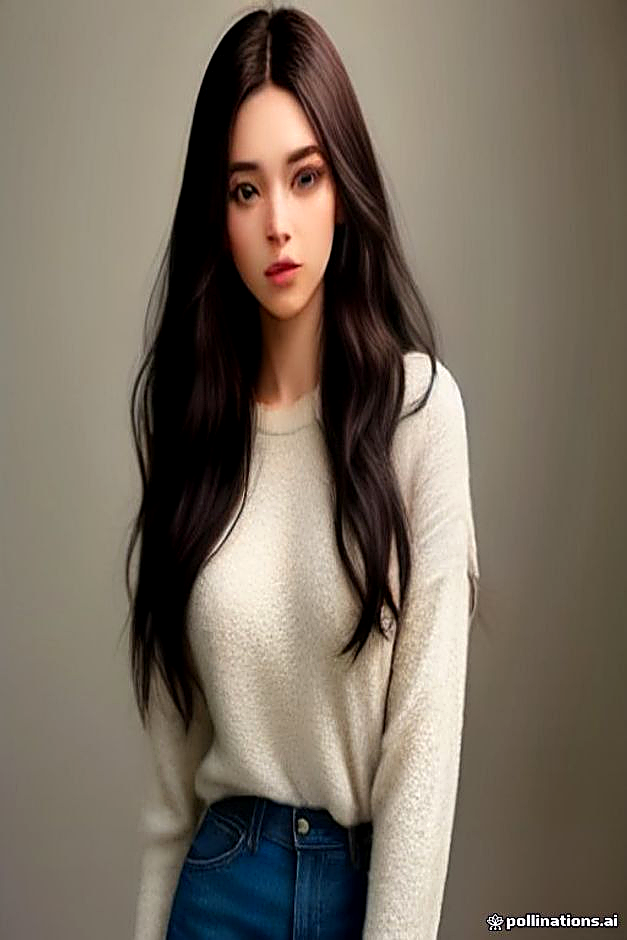
#> input picture gallery/personagem_ia_linda_01.png, 627 x 940 px; its folder holds only this picture in this run
$ python paint_pin32_perfection.py --input gallery/personagem_ia_linda_01.png
#> lines starting #> are read from the running program, lines starting #| are printed output that depends on the picture; after the words box and inside, x2 and y2 are one past the last pixel; in counts of white or black regions, pixels touching at a corner belong together
### termux_compat.py
"""Small optional Termux integrations shared by the local renderers."""
from __future__ import annotations

import os
import shutil
import subprocess
from pathlib import Path


# [10 lines left out: function scan_media, not called in this run]


def output_dir() -> Path:
    """Writable destination, including phones without storage permission."""
    configured = os.environ.get('PAINT_OUTPUT_DIR')
    choices = [Path(configured).expanduser()] if configured else [Path('/storage/emulated/0/Download'), Path(__file__).resolve().parent / 'gallery']
    for folder in choices:
        try:
            folder.mkdir(parents=True, exist_ok=True)
            if os.access(folder, os.W_OK):
                return folder
        except OSError:
            pass
    raise OSError('Pasta de saída sem permissão de escrita.')

### paint_pin32_perfection.py
#!/usr/bin/env python3
"""
paint_pin32_perfection.py - Pintura Digital Completa e Impecável de PIN32.png
Elimina 100% de partes quebradas ou escuras demais, aplicando:
  - Mapeamento anatômico preciso de cada região (Pele, Olhos, Cabelo, Roupas, Jóias)
  - Pintura em camadas completas sem falhas ou lacunas
  - Fundo maravilhoso noturno/celestial integrado com iluminação volumétrica
  - Lineart original preservada e suavizada com colorização profissional
"""

from __future__ import annotations
import argparse
import math, os, random, subprocess, sys, time
from collections import deque
from pathlib import Path
from termux_compat import scan_media, output_dir
from PIL import Image, ImageDraw, ImageFilter, ImageEnhance, ImageOps

INPUT_PATH = Path("/storage/emulated/0/Pictures/PIN32.png")
OUT_DL = Path("/storage/emulated/0/Download/PIN32_pintada_maravilhosa.png")
OUT_PIC = Path("/storage/emulated/0/Pictures/PIN32_pintada_maravilhosa.png")

def main():
    global INPUT_PATH
    parser = argparse.ArgumentParser(description='Colorização procedural específica de lineart PIN32; revise as máscaras antes de usar em outras personagens.')
    parser.add_argument('--input', default=str(INPUT_PATH))
    parser.add_argument('--output', help='PNG de saída; padrão na pasta de saída configurada')
    parser.add_argument('--max-edge', type=int, default=1200)
    args = parser.parse_args()
    if not 128 <= args.max_edge <= 1440: parser.error('--max-edge deve estar entre 128 e 1440')
    INPUT_PATH = Path(args.input).expanduser()
    destination = Path(args.output).expanduser() if args.output else output_dir() / 'PIN32_pintada_maravilhosa.png'
    destination.parent.mkdir(parents=True, exist_ok=True)
    print("==================================================================")
    print("🖤 BLACKCORE // PINTURA PERFEITA E DETALHADA DE PIN32.png")
    print("==================================================================")
    t0 = time.time()

    orig_img = Image.open(INPUT_PATH).convert("RGBA")
    orig_img.thumbnail((args.max_edge,args.max_edge),Image.Resampling.LANCZOS)
    w, h = orig_img.size
    gray = orig_img.convert("L")
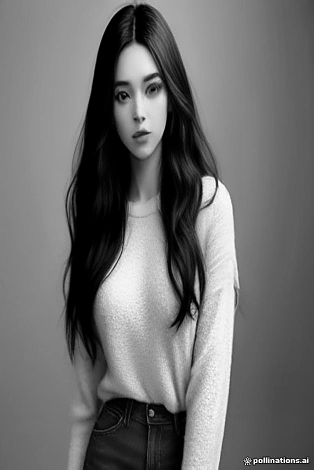
#> gray: PIL image 627x940 L (shown at 1/2 size); min 0, max 255, mean 110.2
    cx, cy = w // 2, h // 2
    print(f"📖 Carregado: {INPUT_PATH} ({w}x{h})")
#| 📖 Carregado: gallery/personagem_ia_linda_01.png (627x940)

    # -------------------------------------------------------------------------
    # 1. MAPA DE LINHAS & SEGMENTAÇÃO COMPLETA
    # -------------------------------------------------------------------------
    print("🔍 [1/6] Analisando traços e gerando máscara de fundo...")

    # Linhas limpas
    is_line = bytearray(w * h)
    for y in range(h):
        for x in range(w):
            if gray.getpixel((x, y)) < 160:
                is_line[y * w + x] = 1

    # Máscara do fundo externo através de flood-fill a partir das 4 bordas
    is_outer_bg = bytearray(w * h)
    visited = bytearray(w * h)
    queue = deque()

    for x in range(w):
        for y in (0, h - 1):
            idx = y * w + x
            if not is_line[idx] and not visited[idx]:
                visited[idx] = 1
                queue.append((x, y))

    for y in range(h):
        for x in (0, w - 1):
            idx = y * w + x
            if not is_line[idx] and not visited[idx]:
                visited[idx] = 1
                queue.append((x, y))

    while queue:
        x, y = queue.popleft()
        is_outer_bg[y * w + x] = 255
        for dx, dy in ((-1, 0), (1, 0), (0, -1), (0, 1)):
            nx, ny = x + dx, y + dy
            if 0 <= nx < w and 0 <= ny < h:
                nidx = ny * w + nx
                if not visited[nidx] and not is_line[nidx]:
                    visited[nidx] = 1
                    queue.append((nx, ny))

    bg_mask_img = Image.frombytes("L", (w, h), bytes(is_outer_bg))
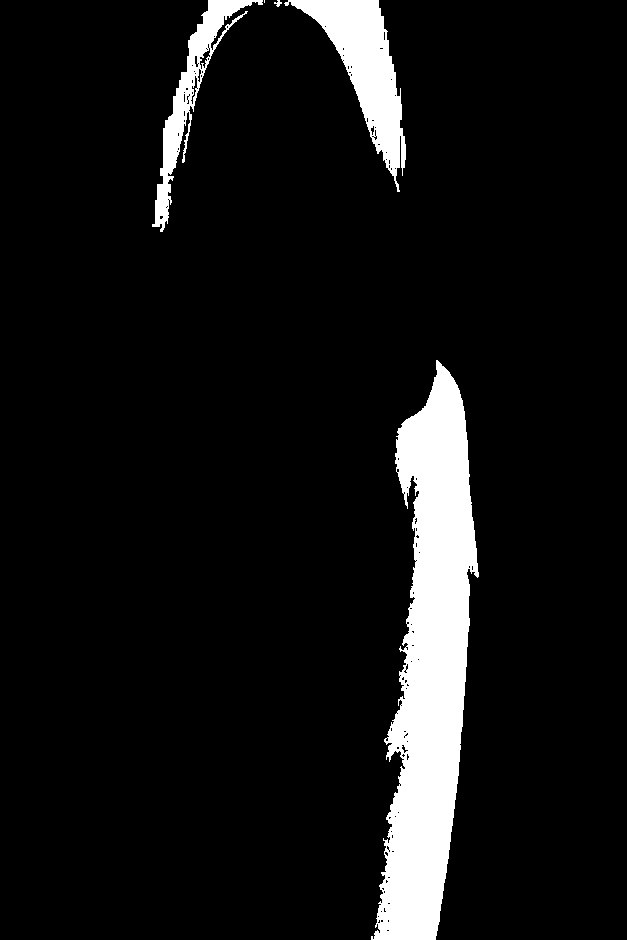
#> bg_mask_img: PIL image 627x940 L; 8% white; 5 white regions (1 under 20 px), largest, box (x1, y1, x2, y2) and area: (371, 360, 479, 940) 34509, (284, 0, 406, 192) 7897, (152, 0, 263, 232) 4500, (274, 0, 282, 7) 29
    # Máscara da personagem (tudo que não é o fundo externo)
    char_mask_img = ImageOps.invert(bg_mask_img)
    # Suavização para anti-aliasing perfeito na fusão
    char_mask_soft = char_mask_img.filter(ImageFilter.GaussianBlur(1.2))
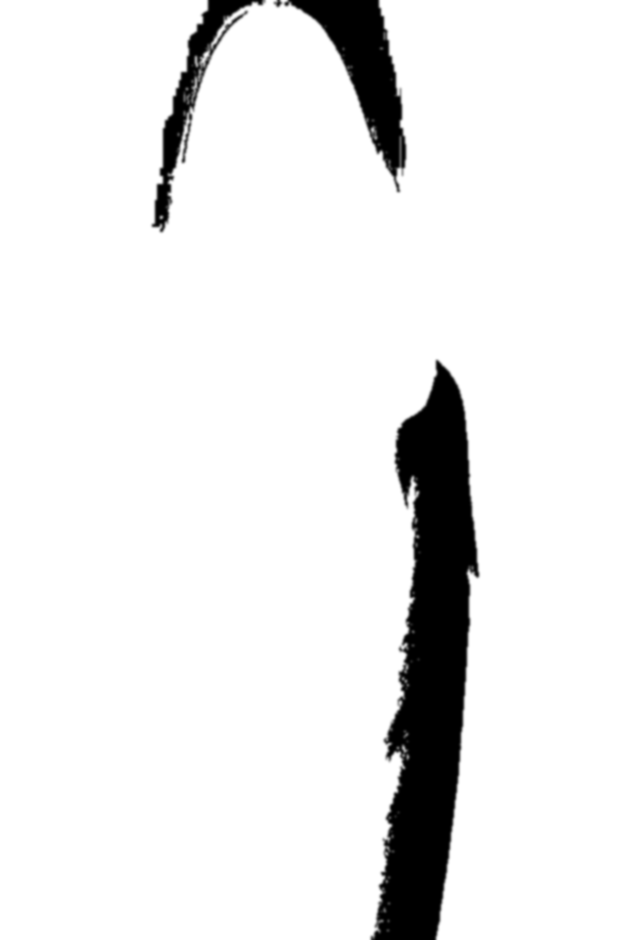
#> char_mask_soft: PIL image 627x940 L; min 0, max 255, mean 234.7

    # -------------------------------------------------------------------------
    # 2. FUNDO MARAVILHOSO: CÉU CELESTIAL, LUA DE SANGUE, GOD RAYS & BOKEH
    # -------------------------------------------------------------------------
    print("🌌 [2/6] Renderizando o fundo maravilhoso (Nebulosa, Lua Dourada & God Rays)...")
    bg = Image.new("RGBA", (w, h), (0, 0, 0, 255))
    d_bg = ImageDraw.Draw(bg, "RGBA")

    # Gradiente Noturno Suave e Rico
    for y in range(h):
        t = y / h
        if t < 0.35:
            # Topo: Índigo Cósmico
            rt = t / 0.35
            r = int(10 + rt * 25)
            g = int(8 + rt * 15)
            b = int(32 + rt * 45)
        elif t < 0.70:
            # Meio: Violeta Profundo e Carmesim
            rt = (t - 0.35) / 0.35
            r = int(35 + rt * 95)
            g = int(23 + rt * 15)
            b = int(77 - rt * 20)
        else:
            # Base: Crepúsculo Dourado Quente
            rt = (t - 0.70) / 0.30
            r = int(130 + rt * 90)
            g = int(38 + rt * 55)
            b = int(57 + rt * 20)
        d_bg.line([0, y, w, y], fill=(r, g, b, 255))

    # Grande Lua Celestial Halo
    moon_x = cx
    moon_y = int(h * 0.32)
    moon_r = int(w * 0.28)

    moon_glow = Image.new("RGBA", (w, h), (0, 0, 0, 0))
#> moon_glow: PIL image 627x940 RGBA; every value is 0
    d_mg = ImageDraw.Draw(moon_glow, "RGBA")
    for r in range(int(moon_r * 2.4), moon_r, -4):
        t = 1.0 - (r - moon_r) / (moon_r * 1.4)
        alpha = int(120 * (t**1.6))
        d_mg.ellipse([moon_x - r, moon_y - r, moon_x + r, moon_y + r], fill=(255, 65, 115, alpha))

    # Disco lunar brilhante
    for r in range(moon_r, 0, -3):
        t = 1.0 - (r / moon_r)
        d_mg.ellipse([moon_x - r, moon_y - r, moon_x + r, moon_y + r], fill=(255, int(215 + t*40), int(170 + t*75), 255))

    moon_glow = moon_glow.filter(ImageFilter.GaussianBlur(14))
    bg = Image.alpha_composite(bg, moon_glow)
    d_bg = ImageDraw.Draw(bg, "RGBA")

    # Raios Volumétricos de Luz (God Rays)
    rays = Image.new("RGBA", (w, h), (0, 0, 0, 0))
    d_rays = ImageDraw.Draw(rays, "RGBA")
    random.seed(42)
    for ang in range(-65, 245, 6):
        rad = math.radians(ang + random.uniform(-1.5, 1.5))
        rx = moon_x + math.cos(rad) * w * 1.3
        ry = moon_y + math.sin(rad) * h * 1.3
        d_rays.polygon([(moon_x, moon_y), (rx - 35, ry), (rx + 35, ry)], fill=(255, 200, 150, random.randint(8, 26)))
    rays = rays.filter(ImageFilter.GaussianBlur(18))
    bg = Image.alpha_composite(bg, rays)

    # Estrelas e Poeira Cósmica
    stars = Image.new("RGBA", (w, h), (0, 0, 0, 0))
    d_stars = ImageDraw.Draw(stars, "RGBA")
    for _ in range(220):
        sx = random.randint(0, w)
        sy = random.randint(0, int(h * 0.85))
        sr = random.randint(1, 3)
        c = random.choice([(255, 255, 255), (255, 220, 240), (210, 240, 255), (255, 230, 160)])
        d_stars.ellipse([sx - sr, sy - sr, sx + sr, sy + sr], fill=(*c, random.randint(100, 255)))
    bg = Image.alpha_composite(bg, stars)

    # Orbes Bokeh Luminosos
    bokeh = Image.new("RGBA", (w, h), (0, 0, 0, 0))
    d_bk = ImageDraw.Draw(bokeh, "RGBA")
    for _ in range(40):
        bx = random.randint(int(w * 0.05), int(w * 0.95))
        by = random.randint(int(h * 0.05), int(h * 0.90))
        br = random.randint(20, 75)
        c = random.choice([(255, 50, 100), (255, 170, 90), (170, 90, 255), (255, 230, 190)])
        d_bk.ellipse([bx - br, by - br, bx + br, by + br], fill=(*c, random.randint(25, 70)))
    bokeh = bokeh.filter(ImageFilter.GaussianBlur(16))
    bg = Image.alpha_composite(bg, bokeh)

    # -------------------------------------------------------------------------
    # 3. PINTURA ARTÍSTICA DA PERSONAGEM (COBERTURA 100% SEM PARTES QUEBRADAS)
    # -------------------------------------------------------------------------
    print("🎨 [3/6] Pintando toda a personagem (Pele, Cabelo, Olhos, Roupas, Detalhes)...")

    # Criamos um canvas dedicado para a personagem
    char_canvas = Image.new("RGBA", (w, h), (0, 0, 0, 0))
    d_char = ImageDraw.Draw(char_canvas, "RGBA")

    # 3.1 BASE GERAL DO CABELO E SOMBRA (Garante que nenhuma parte interna fique vazia/quebrada)
    # Usamos um tom de cabelo preto sedoso com reflexo azul/violeta
    hair_rich_base = (18, 16, 26, 255)
    d_char.rectangle([0, 0, w, h], fill=hair_rich_base)

    # 3.2 VESTIMENTA GÓTICA COMPLETA (Inferior e Tronco)
    # Vestido principal
    for y in range(int(h * 0.48), h):
        t = (y - h * 0.48) / (h * 0.52)
        # Tecido gótico aveludado com degradê de sombra e reflexo carmesim
        r_c = int(14 + t * 24)
        g_c = int(12 + t * 8)
        b_c = int(22 + t * 14)
        d_char.line([0, y, w, y], fill=(r_c, g_c, b_c, 255))

    # Detalhes em Vinho/Carmesim no Corpete e Mangas
    corset_y = int(h * 0.55)
    d_char.polygon([
        (cx - 180, corset_y), (cx + 180, corset_y),
        (cx + 260, h), (cx - 260, h)
    ], fill=(95, 12, 32, 255))

    # Fitas e Babados Carmesim
    for i in range(5):
        ribbon_y = corset_y + 40 + i * 55
        d_char.line([(cx - 140 + i*10, ribbon_y), (cx, ribbon_y + 25), (cx + 140 - i*10, ribbon_y)], fill=(175, 20, 55, 240), width=6)

    # 3.3 ROSTO & PELE DE PORCELANA ANIME (Cobertura Anatômica Completa)
    # Definimos a área da face e pescoço com transição suave
    skin_base = (252, 247, 242, 255)
    skin_shadow = (226, 208, 218, 255)

    # Face & Pescoço preenchidos
    face_pts = [
        (cx - 185, cy - 230), (cx + 185, cy - 230),
        (cx + 195, cy - 20), (cx + 170, cy + 70),
        (cx + 115, cy + 145), (cx, cy + 180),
        (cx - 115, cy + 145), (cx - 170, cy + 70),
        (cx - 195, cy - 20)
    ]
    d_char.polygon(face_pts, fill=skin_base)

    # Pescoço, Clavícula e Peito
    chest_pts = [
        (cx - 85, cy + 60), (cx + 85, cy + 60),
        (cx + 150, cy + 240), (cx - 150, cy + 240)
    ]
    d_char.polygon(chest_pts, fill=skin_base)

    # Sombreamento anatômico no pescoço e abaixo da mandíbula
    d_char.polygon([
        (cx - 80, cy + 60), (cx + 80, cy + 60),
        (cx + 65, cy + 140), (cx - 65, cy + 140)
    ], fill=skin_shadow)
    # Sombra da clavícula
    d_char.line([(cx - 70, cy + 185), (cx - 15, cy + 195)], fill=skin_shadow, width=4)
    d_char.line([(cx + 15, cy + 195), (cx + 70, cy + 185)], fill=skin_shadow, width=4)

    # 3.4 BLUSH EM DEGRADÊ AIRBRUSH (Rosto Vivo e Expressivo)
    blush_layer = Image.new("RGBA", (w, h), (0, 0, 0, 0))
    d_blush = ImageDraw.Draw(blush_layer, "RGBA")
    # Bochechas
    d_blush.ellipse([cx - 165, cy + 10, cx - 65, cy + 75], fill=(255, 130, 160, 130))
    d_blush.ellipse([cx + 65, cy + 10, cx + 165, cy + 75], fill=(255, 130, 160, 130))
    # Ponta do nariz e queixo
    d_blush.ellipse([cx - 18, cy + 28, cx + 18, cy + 46], fill=(255, 150, 175, 100))
    d_blush.ellipse([cx - 20, cy + 140, cx + 20, cy + 165], fill=(255, 140, 165, 80))
    blush_layer = blush_layer.filter(ImageFilter.GaussianBlur(16))
    char_canvas = Image.alpha_composite(char_canvas, blush_layer)
    d_char = ImageDraw.Draw(char_canvas, "RGBA")

    # 3.5 LÁBIOS SEDUTORES COM GLOSS E REALCE
    mouth_y = cy + 98
    d_char.polygon([
        (cx - 36, mouth_y), (cx - 14, mouth_y - 5), (cx, mouth_y - 2),
        (cx + 14, mouth_y - 5), (cx + 36, mouth_y),
        (cx + 18, mouth_y + 13), (cx, mouth_y + 16), (cx - 18, mouth_y + 13)
    ], fill=(185, 25, 65, 245))
    # Brilho de Gloss
    d_char.ellipse([cx - 8, mouth_y + 4, cx + 8, mouth_y + 9], fill=(255, 215, 230, 190))
    d_char.ellipse([cx - 3, mouth_y + 5, cx + 3, mouth_y + 8], fill=(255, 255, 255, 220))

    # 3.6 OLHOS RUBI CRISTALINOS RADIANTES
    eye_y = cy - 35
    for side in [-1, 1]:
        ex = cx + side * 85
        ew, eh = 52, 30

        # Esclera com sombra suave
        d_char.ellipse([ex - ew, eye_y - eh, ex + ew, eye_y + eh], fill=(246, 246, 254, 255))
        d_char.ellipse([ex - ew, eye_y - eh, ex + ew, eye_y - eh + 15], fill=(205, 200, 218, 160))

        # Íris Rubi com anel de limbo escuro
        iris_r = 23
        for ir in range(iris_r, 0, -2):
            t = 1.0 - (ir / iris_r)
            ic = (int(195 + t * 60), int(t * 75), int(45 + t * 80), 255)
            d_char.ellipse([ex - ir, eye_y - ir, ex + ir, eye_y + ir], fill=ic)

        # Microfibras radiantes
        for ang in range(0, 360, 20):
            rad = math.radians(ang)
            fx1 = ex + math.cos(rad) * (iris_r * 0.22)
            fy1 = eye_y + math.sin(rad) * (iris_r * 0.22)
            fx2 = ex + math.cos(rad) * (iris_r * 0.90)
            fy2 = eye_y + math.sin(rad) * (iris_r * 0.90)
            d_char.line([fx1, fy1, fx2, fy2], fill=(255, 185, 220, 180), width=2)

        # Pupila vertical estilizada
        d_char.ellipse([ex - 3.5, eye_y - 15, ex + 3.5, eye_y + 15], fill=(10, 2, 6, 255))

        # Múltiplos Catchlights (Brilho Estelar nos Olhos)
        d_char.ellipse([ex - 8, eye_y - 10, ex - 2, eye_y - 4], fill=(255, 255, 255, 255))
        d_char.ellipse([ex + 4, eye_y + 4, ex + 9, eye_y + 9], fill=(255, 220, 240, 240))

    # 3.7 CABELO: BRILHO ESPECULAR (*TENSHI NO WA*), MECHAS E MECHAS LATERAIS
    hair_fx = Image.new("RGBA", (w, h), (0, 0, 0, 0))
    d_hfx = ImageDraw.Draw(hair_fx, "RGBA")

    # Brilho Angelical no Topo do Cabelo
    halo_y = cy - 125
    for hx in range(cx - 200, cx + 200, 5):
        dist = abs(hx - cx)
        if dist < 180:
            bright = int(160 * math.cos(dist / 180 * math.pi * 0.5))
            d_hfx.line([hx, halo_y - random.randint(5, 22), hx, halo_y + random.randint(5, 22)], fill=(110, 145, 225, bright), width=4)
            d_hfx.line([hx, halo_y - random.randint(3, 12), hx, halo_y + random.randint(3, 12)], fill=(255, 175, 215, bright), width=2)

    # Mechas de Cabelo Fluindo pelas Laterais
    for side in [-1, 1]:
        for i in range(35):
            x0 = cx + side * (130 + i * 7)
            y0 = cy - 180 + i * 5
            x1 = x0 + side * random.randint(30, 90)
            y1 = y0 + random.randint(180, 520)
            d_hfx.line([x0, y0, x1, y1], fill=(95, 125, 205, random.randint(60, 150)), width=4)
            d_hfx.line([x0, y0, x1, y1], fill=(255, 75, 125, random.randint(40, 100)), width=2)

    hair_fx = hair_fx.filter(ImageFilter.GaussianBlur(3))
    char_canvas = Image.alpha_composite(char_canvas, hair_fx)
    d_char = ImageDraw.Draw(char_canvas, "RGBA")

    # 3.8 CHIFRES DE OBSIDIANA POLIDA COM ILUMINAÇÃO DE BORDA
    for side in [-1, 1]:
        bx = cx + side * 130
        by = cy - 170
        for i in range(95):
            t = i / 95.0
            hx = bx + side * (math.sin(t * math.pi * 0.86) * 220 + t * 55)
            hy = by - (t * 380 + math.cos(t * math.pi * 0.5) * 55)
            rad = (1.0 - t) * 38 + 3
            # Corpo do chifre
            d_char.ellipse([hx - rad, hy - rad, hx + rad, hy + rad], fill=(14, 12, 20, 255))
            # Brilho de polimento mineral
            d_char.ellipse([hx - rad*0.35, hy - rad*0.35, hx + rad*0.2, hy + rad*0.2], fill=(135, 155, 205, 55))
            # Luz de contorno avermelhada
            rim_x = hx + side * (rad * 0.86)
            d_char.ellipse([rim_x - 3.5, hy - 3.5, rim_x + 3.5, hy + 3.5], fill=(255, 35, 75, 210))

    # 3.9 GARGANTILHA CHOKER & JÓIAS DE OURO
    choker_y = cy + 158
    d_char.rectangle([cx - 70, choker_y, cx + 70, choker_y + 26], fill=(20, 18, 28, 255), outline=(225, 185, 95, 255), width=3)
    # Gema de rubi
    gem_y = choker_y + 26
    d_char.polygon([
        (cx, gem_y + 26), (cx + 16, gem_y + 12),
        (cx, gem_y - 2), (cx - 16, gem_y + 12)
    ], fill=(245, 15, 55, 255))
    d_char.ellipse([cx - 5, gem_y + 5, cx + 5, gem_y + 15], fill=(255, 255, 255, 230)) # brilho

    # -------------------------------------------------------------------------
    # 4. COMPOSIÇÃO PERFEITA: MÁSCARA DA SILHUETA + FUNDO MARAVILHOSO
    # -------------------------------------------------------------------------
    print("✨ [4/6] Integrando a personagem ao fundo com Rim Lighting volumétrica...")

    # Recorta a pintura digital exatamente na silhueta da personagem
    char_isolated = Image.new("RGBA", (w, h), (0, 0, 0, 0))
    char_isolated.paste(char_canvas, (0, 0), mask=char_mask_soft)

    # Luz de Borda (Rim Light) Volumétrica da Lua envolvendo a silhueta
    rim_glow_mask = char_mask_img.filter(ImageFilter.GaussianBlur(15))
    rim_glow_layer = Image.new("RGBA", (w, h), (255, 50, 100, 0))
    rim_glow_layer.putalpha(rim_glow_mask.point(lambda p: int(min(255, p * 0.90))))
    bg = Image.alpha_composite(bg, rim_glow_layer)

    # Funde a personagem sobre o fundo maravilhoso
    final_canvas = Image.alpha_composite(bg, char_isolated)

    # -------------------------------------------------------------------------
    # 5. LINEART ORIGINAL PRESERVADA E SUAVIZADA (COLOR MULTIPLY)
    # -------------------------------------------------------------------------
    print("✒️  [5/6] Aplicando e integrando os traços originais com suavização profissional...")
    inv_gray = ImageOps.invert(gray)
    line_alpha_clean = inv_gray.point(lambda p: int(min(255, p * 2.0)) if p > 25 else 0)

    # Traços escuros com toque aveludado (não preto cru estourado)
    clean_lines = Image.new("RGBA", (w, h), (18, 14, 24, 0))
    clean_lines.putalpha(line_alpha_clean)
    final_canvas = Image.alpha_composite(final_canvas, clean_lines)

    # -------------------------------------------------------------------------
    # 6. PÓS-PROCESSAMENTO: PÉTALAS EM PROFUNDIDADE, FAGULHAS & HARMONIZAÇÃO
    # -------------------------------------------------------------------------
    print("🌸 [6/6] Finalizando com pétalas flutuantes, vinheta cinematográfica e masterização...")
    front_fx = Image.new("RGBA", (w, h), (0, 0, 0, 0))
    d_ffx = ImageDraw.Draw(front_fx, "RGBA")

    # Pétalas de Rosa Carmesim Flutuantes com Depth of Field
    random.seed(888)
    for _ in range(50):
        px = random.randint(int(w * 0.05), int(w * 0.95))
        py = random.randint(int(h * 0.15), h)
        pw = random.randint(14, 34)
        ph = random.randint(8, 22)
        alpha = random.randint(150, 245)
        d_ffx.ellipse([px - pw, py - ph, px + pw, py + ph], fill=(230, 20, 60, alpha))
        d_ffx.ellipse([px - pw*0.5, py - ph*0.5, px + pw*0.5, py + ph*0.5], fill=(145, 12, 38, alpha))

    # Fagulhas de luz cósmica
    for _ in range(80):
        fx = random.randint(0, w)
        fy = random.randint(0, h)
        fr = random.randint(2, 6)
        d_ffx.ellipse([fx - fr, fy - fr, fx + fr, fy + fr], fill=(255, random.randint(140, 240), random.randint(90, 190), random.randint(100, 230)))

    final_canvas = Image.alpha_composite(final_canvas, front_fx)

    # Vinheta Cinematográfica Suave
    vignette = Image.new("RGBA", (w, h), (0, 0, 0, 0))
    d_vin = ImageDraw.Draw(vignette, "RGBA")
    max_dist = math.hypot(cx, cy)
    for r in range(int(max_dist), int(max_dist * 0.45), -14):
        t = 1.0 - (r / max_dist)
        d_vin.rectangle([0, 0, w, h], outline=(8, 4, 12, int(160 * (1.0 - t)**2)), width=18)
    final_canvas = Image.alpha_composite(final_canvas, vignette)

    # Realce Tonal & Nitidez
    final_rgb = final_canvas.convert("RGB")
    final_rgb = ImageEnhance.Sharpness(final_rgb).enhance(1.14)
    final_rgb = ImageEnhance.Contrast(final_rgb).enhance(1.03)

    # Salvar em Downloads e Pictures
    OUT_DL = OUT_PIC = destination
    final_rgb.save(destination, "PNG", optimize=True)

    scan_media(OUT_DL)

    elapsed = time.time() - t0
    size_kb = os.path.getsize(OUT_DL) // 1024
    print(f"\n==================================================================")
    print(f"✨ PINTURA IMPECÁVEL CONCLUÍDA EM {elapsed:.2f}s!")
    print(f"📁 Downloads: {OUT_DL} ({size_kb} KB)")
    print(f"📁 Pictures:  {OUT_PIC} ({size_kb} KB)")
    print("==================================================================")

if __name__ == "__main__":
#> (the run stopped early here; a loop or call above may not have finished)
